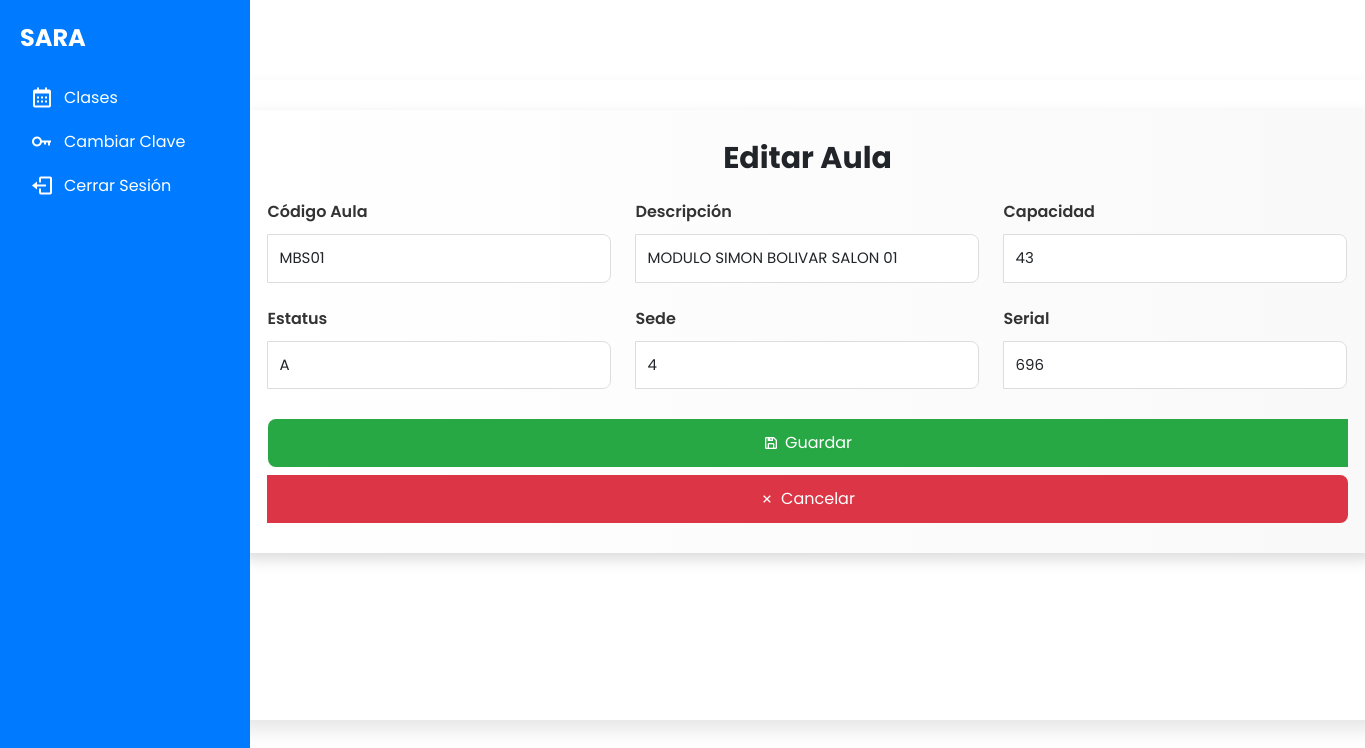
The app's page /aulas/editar/1/ with its own data.
### aulas/models.py (models this page shows, shortened)
class Aula(models.Model):
    codigo_aula = models.CharField(max_length=30)  # Quitar unique=True
    descripcion = models.CharField(max_length=255, blank=True)
    capacidad = models.PositiveIntegerField()
    estatus = models.CharField(max_length=30)
    sede = models.CharField(max_length=50)
    serial = models.CharField(max_length=50, blank=True)

### aulas/views.py (the view)
# urls.py: path('editar/<int:aula_id>/', views.editar_aula, name='editar_aula'),  # Ruta para editar aula
def editar_aula(request, aula_id):
    aula = get_object_or_404(Aula, id=aula_id)
    if request.method == 'POST':
        if 'eliminar' in request.POST:  # Manejar eliminación
            aula.delete()
            return JsonResponse({'success': True})
        form = AulaForm(request.POST, instance=aula)
        if form.is_valid():
            form.save()
            return redirect('aulas_list')
    else:
        form = AulaForm(instance=aula)
    return render(request, 'aulas/editar_aula.html', {'form': form, 'aula': aula})

### aulas/forms.py
class AulaForm(forms.ModelForm):
    class Meta:
        model = Aula
        fields = [
            'codigo_aula', 'descripcion', 'capacidad',
            'estatus', 'sede', 'serial'
        ]

### aulas/templates/aulas/editar_aula.html (shortened to what this page needs)
{% extends 'dashboard/base.html' %}
{% load static %}
{% block content %}
<link rel="stylesheet" href="{% static 'docentes/css/docentes.css' %}">
<div class="dashboard-container flex justify-center items-center">
    <div class="table-container w-full max-w-xl sm:max-w-2xl md:max-w-3xl">
        <form method="post" class="docente-form aula-form shadow-xl rounded-xl p-8 bg-gradient-to-r from-white to-gray-100 dark:from-gray-800 dark:to-gray-900">
            <h2 class="text-3xl font-bold mb-6 text-center">Editar Aula</h2>
            <div class="form-grid gap-6">
                <div class="input-group">
                    <label for="id_codigo_aula" class="font-semibold text-gray-700 dark:text-gray-200">Código Aula</label>
                    {{ form.codigo_aula }}
                </div>
                <div class="input-group">
                    <label for="id_descripcion" class="font-semibold text-gray-700 dark:text-gray-200">Descripción</label>
                    {{ form.descripcion }}
                </div>
                <div class="input-group">
                    <label for="id_capacidad" class="font-semibold text-gray-700 dark:text-gray-200">Capacidad</label>
                    {{ form.capacidad }}
                </div>
                <div class="input-group">
                    <label for="id_estatus" class="font-semibold text-gray-700 dark:text-gray-200">Estatus</label>
                    {{ form.estatus }}
                </div>
                <div class="input-group">
                    <label for="id_sede" class="font-semibold text-gray-700 dark:text-gray-200">Sede</label>
                    {{ form.sede }}
                </div>
                <div class="input-group">
                    <label for="id_serial" class="font-semibold text-gray-700 dark:text-gray-200">Serial</label>
                    {{ form.serial }}
                </div>
            </div>
            <div class="btn-group mt-8 flex flex-wrap gap-2">
                <button type="submit" class="btn btn-green hover:scale-105">
                    <i class="bx bx-save"></i> Guardar
                </button>
                <a href="{% url 'aulas_list' %}" class="btn btn-red hover:scale-105">
                    <i class="bx bx-x"></i> Cancelar
                </a>
            </div>
        </form>
    </div>
</div>
{% endblock %}

### dashboard/static/css/dashboard.css (style rules this page uses)
* { margin: 0; padding: 0; box-sizing: border-box; }
html, body { width: 100%; height: 100%; font-family: Arial, sans-serif; }
.dashboard-container { width: 100vw; height: 100vh; display: flex; transition: background 0.3s; }
* { margin: 0; padding: 0; box-sizing: border-box; font-family: 'Poppins', sans-serif; }
body { display: flex; justify-content: center; align-items: center; min-height: 100vh; background: linear-gradient(90deg, #e2e2e2, #c9d6ff); }
.btn { width: 100%; padding: 12px; background: #007bff; color: #fff; border: none; border-radius: 5px; font-size: 1rem; cursor: pointer; transition: background 0.3s; }

### docentes/static/docentes/css/docentes.css (style rules this page uses)
* { margin: 0; padding: 0; box-sizing: border-box; font-family: "Poppins", sans-serif; }
body { min-height: 100vh; background: #eef5fe; padding: 20px; transition: background 0.3s, color 0.3s; }
.dashboard-container { display: flex; justify-content: center; align-items: center; padding: 20px; min-height: 100vh; }
.table-container { width: 100%; max-width: 1200px; margin: 0 auto; padding: 30px; background: #fff; border-radius: 12px; box-shadow: 0 10px 20px rgba(0, 0, 0, 0.1); transition: background 0.3s, transform 0.3s; min-height: 80vh; overflow-x: auto; white-space: nowrap; }
.btn-group { display: flex; justify-content: center; gap: 5px; flex-wrap: nowrap; margin-top: 20px; }
.btn { display: flex; align-items: center; justify-content: center; gap: 6px; padding: 10px 16px; border-radius: 6px; font-size: 14px; font-weight: normal; color: white; cursor: pointer; transition: background 0.3s ease-in-out; border: none; min-width: 120px; padding: 12px 20px; font-size: 16px; border-radius: 8px; transition: transform 0.3s ease-in-out, background 0.3s ease-in-out; }
.btn-green { background-color: #28a745; color: white; }
.btn-red { background-color: #dc3545; color: white; }
.docente-form { background: linear-gradient(to right, #ffffff, #f9f9f9); border-radius: 16px; padding: 30px; box-shadow: 0 6px 15px rgba(0, 0, 0, 0.15); transition: transform 0.3s ease-in-out; }
.docente-form .form-grid { display: grid; grid-template-columns: repeat(auto-fit, minmax(280px, 1fr)); gap: 24px; }
.docente-form .input-group label { font-weight: 600; color: #333; margin-bottom: 10px; display: block; }
.docente-form .input-group input, .docente-form .input-group select { width: 100%; padding: 12px; border: 1px solid #ddd; border-radius: 8px; font-size: 15px; transition: border-color 0.3s, box-shadow 0.3s; }
.btn-group { margin-top: 30px; display: flex; justify-content: center; gap: 15px; }
.btn i, .btn { color: inherit; }
.btn i, .btn { color: white !important; }

### records on screen
Aula: codigo_aula "MBS01", descripcion "MODULO SIMON BOLIVAR SALON 01", capacidad "43", estatus "A", sede "4", serial "696"
